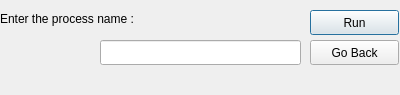
<?xml version="1.0" encoding="UTF-8"?>
<ui version="4.0">
 <class>Dialog</class>
 <widget class="QDialog" name="Dialog">
  <property name="geometry">
   <rect>
    <x>0</x>
    <y>0</y>
    <width>400</width>
    <height>95</height>
   </rect>
  </property>
  <property name="windowTitle">
   <string>Dialog</string>
  </property>
  <property name="styleSheet">
   <string notr="true"/>
  </property>
  <widget class="QLabel" name="label">
   <property name="geometry">
    <rect>
     <x>0</x>
     <y>10</y>
     <width>211</width>
     <height>17</height>
    </rect>
   </property>
   <property name="styleSheet">
    <string notr="true"/>
   </property>
   <property name="text">
    <string>Enter the process name :</string>
   </property>
  </widget>
  <widget class="QPushButton" name="Run">
   <property name="geometry">
    <rect>
     <x>310</x>
     <y>10</y>
     <width>89</width>
     <height>25</height>
    </rect>
   </property>
   <property name="styleSheet">
    <string notr="true"/>
   </property>
   <property name="text">
    <string>Run</string>
   </property>
  </widget>
  <widget class="QPushButton" name="goback">
   <property name="geometry">
    <rect>
     <x>310</x>
     <y>40</y>
     <width>89</width>
     <height>25</height>
    </rect>
   </property>
   <property name="styleSheet">
    <string notr="true"/>
   </property>
   <property name="text">
    <string>Go Back</string>
   </property>
  </widget>
  <widget class="QLineEdit" name="textbox">
   <property name="geometry">
    <rect>
     <x>100</x>
     <y>40</y>
     <width>201</width>
     <height>25</height>
    </rect>
   </property>
   <property name="styleSheet">
    <string notr="true"/>
   </property>
  </widget>
 </widget>
 <resources/>
 <connections/>
</ui>
